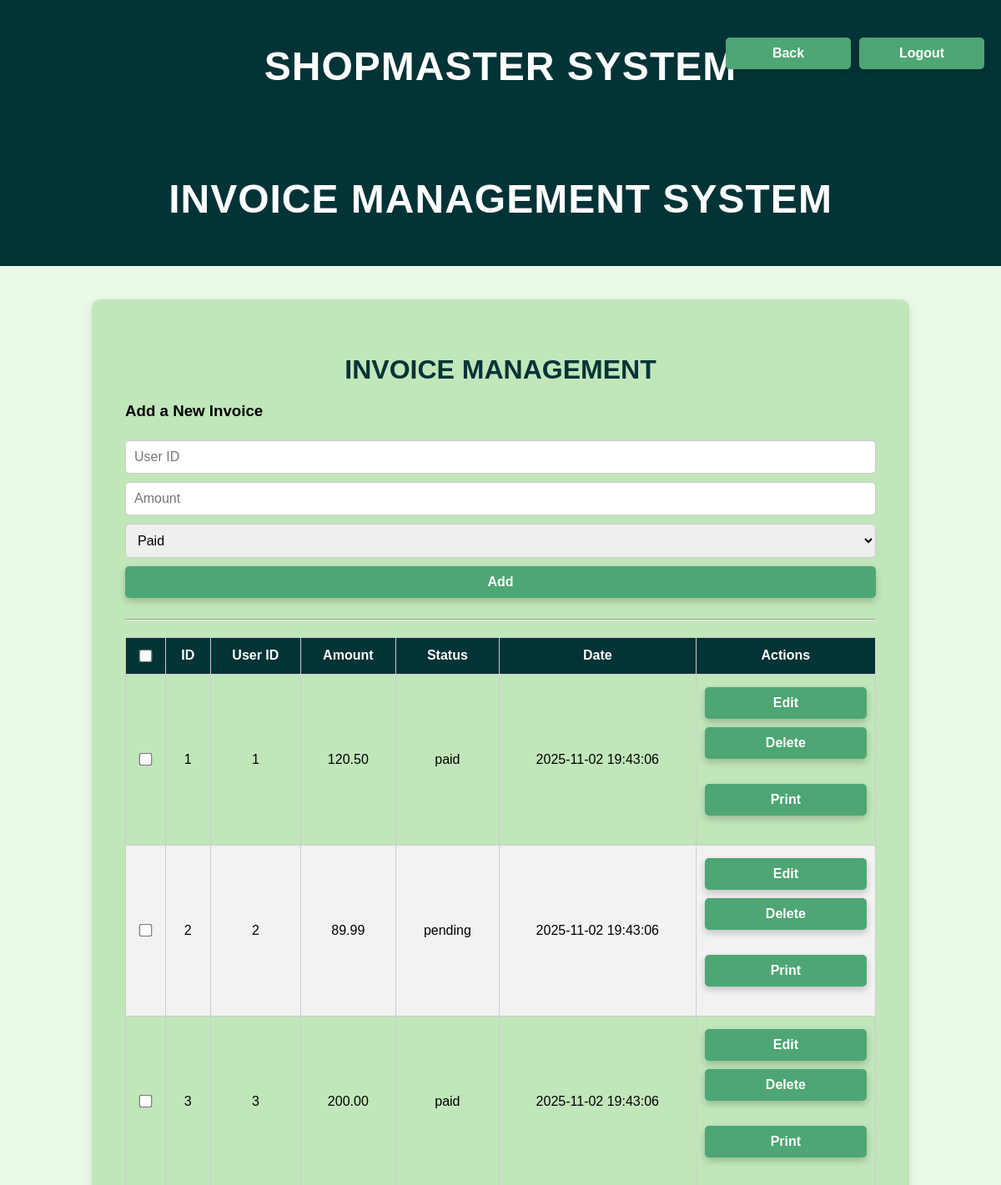
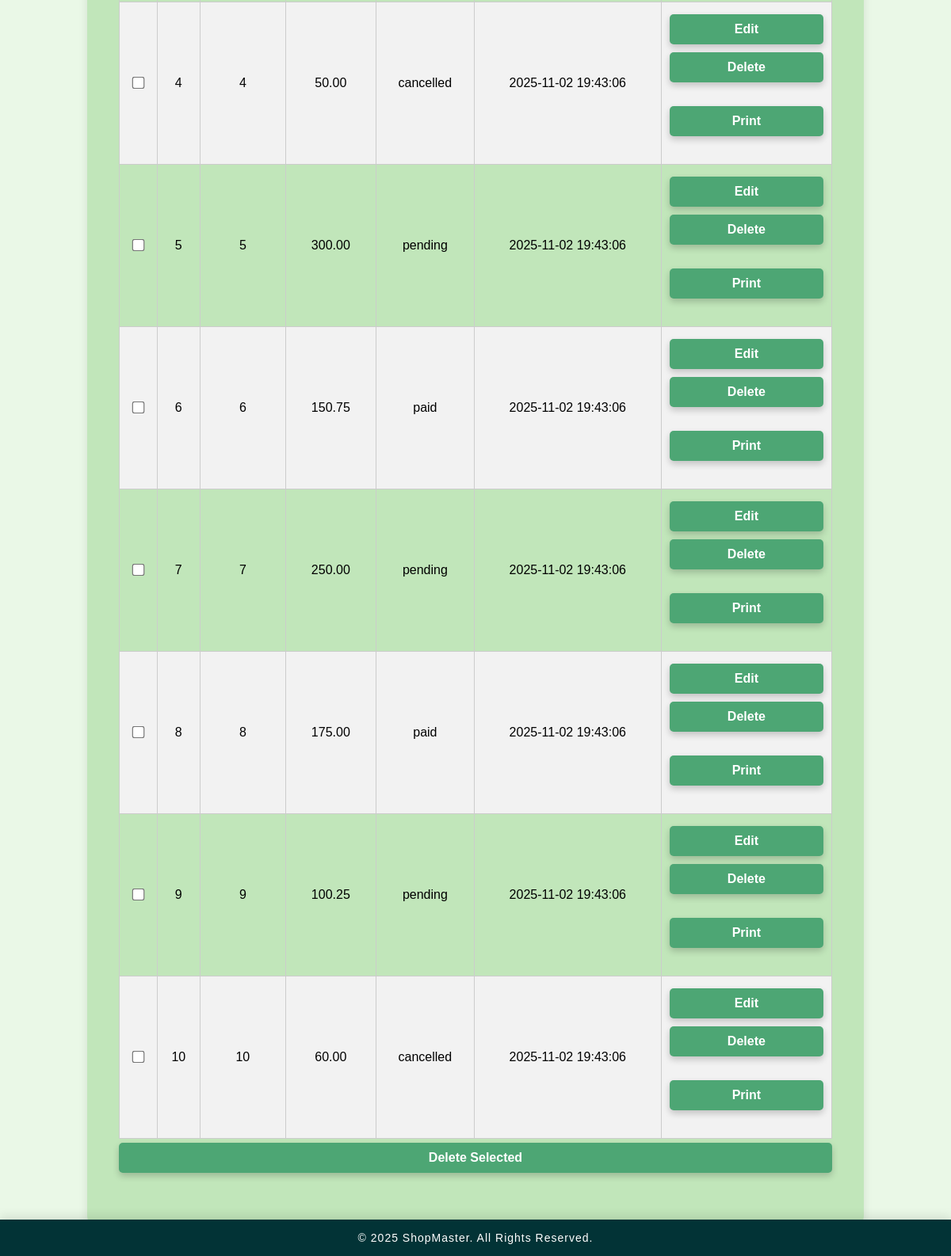
The page /Views/invoice_management_view.php (signed in) on the database its author committed (2 pictures, top to bottom).
### tables this page shows
CREATE TABLE IF NOT EXISTS invoices (
    id INT(11) NOT NULL AUTO_INCREMENT,
    user_id INT(11) NOT NULL,
    total DECIMAL(10,2) NOT NULL,
    amount DECIMAL(10,2) NOT NULL,   
    status ENUM('paid', 'pending', 'cancelled') DEFAULT 'pending',   
    created_at TIMESTAMP NOT NULL DEFAULT CURRENT_TIMESTAMP,
    PRIMARY KEY (id),
    KEY user_id (user_id),
    CONSTRAINT fk_invoice_user FOREIGN KEY (user_id) REFERENCES users(id) ON DELETE CASCADE ON UPDATE CASCADE
);

### Controllers/InvoiceController.php (called while the page is built, shortened)
<?php
include '../includes/header.php';
class InvoiceController {
    private $invoiceManagement;
    public function __construct($invoiceManagement) {
        $this->invoiceManagement = $invoiceManagement;
    }
    public function handleRequest() {
        return $this->invoiceManagement->getAllInvoices();
    }
}
include '../includes/footer.php';
?>

### Models/InvoiceManagement.php (called while the page is built, shortened)
<?php
class InvoiceManagement {
    private $pdo;
    public function __construct($pdo) {
        $this->pdo = $pdo;
    }
    public function getAllInvoices() {
        $stmt = $this->pdo->query("SELECT * FROM invoices ORDER BY id ASC");
        return $stmt->fetchAll(PDO::FETCH_ASSOC);
    }
}
?>

### Views/invoice_management_view.php (the view, shortened to what this page needs)
<?php
require_once '../config/database.php';
require_once '../Models/InvoiceManagement.php';
require_once '../Controllers/InvoiceController.php';
$database = new Database();
$pdo = $database->getConnection();
$invoiceManagement = new InvoiceManagement($pdo);
$controller = new InvoiceController($invoiceManagement);
$invoices = $controller->handleRequest();
?>
<!DOCTYPE html>
<html lang="en">
<head>
</head>
<body>
<header>
    <h1>Invoice Management System</h1>
</header>
<div class="top-buttons-container">
    <?php
    if (isset($_SESSION['admin_role'])) {
        $role = $_SESSION['admin_role'];
        if ($role == 'super_admin') {
            $redirectPage = "../views/admin_dashboard.php";
        } else {
            $redirectPage = "../views/invoice_dashboard.php";
        }
    }
    ?>
    <form action="<?= $redirectPage ?>" method="get" style="display: inline;">
        <button type="submit" class="btn btn-back">Back</button>
    </form>
    <form action="logout.php" method="POST" style="display: inline;">
        <button type="submit" class="btn btn-logout">Logout</button>
    </form>
</div>
<div class="container">
    <h2>Invoice Management</h2>
    <form action="" method="POST">
        <h3>Add a New Invoice</h3>
        <input type="text" name="user_id" placeholder="User ID" required>
        <input type="number" name="amount" placeholder="Amount" required>
        <select name="status">
            <option value="paid">Paid</option>
        </select>
        <button type="submit" name="add_invoice">Add</button>
    </form>
    <hr>
    <form action="" method="POST">
        <table>
            <thead>
            <tr>
                <th><input type="checkbox" id="selectAll"></th>
                <th>ID</th>
                <th>User ID</th>
                <th>Amount</th>
                <th>Status</th>
                <th>Date</th>
                <th>Actions</th>
            </tr>
            </thead>
            <tbody>
            <?php foreach ($invoices as $invoice): ?>
                <tr>
                    <td><input type="checkbox" name="invoice_ids[]" value="<?= $invoice['id']; ?>"></td>
                    <td><?= $invoice['id']; ?></td>
                    <td><?= $invoice['user_id']; ?></td>
                    <td><?= $invoice['amount']; ?></td>
                    <td><?= $invoice['status']; ?></td>
                    <td><?= $invoice['created_at']; ?></td>
                    <td>
                        <button type="button" onclick="editInvoice(<?= $invoice['id']; ?>, '<?= $invoice['user_id']; ?>', '<?= $invoice['amount']; ?>', '<?= $invoice['status']; ?>')">Edit</button>
                        <form action="" method="POST" style="display: inline;">
                            <button type="submit" name="delete_invoice">Delete</button>
                        </form>
                        <div>
    <form action="print_invoice.php" method="get">
        <button type="submit">Print</button>
    </form>
</div>
                    </td>
                </tr>
            <?php endforeach; ?>
            </tbody>
        </table>
        <button type="submit" name="delete_selected_invoices">Delete Selected</button>
    </form>
</div>
</body>
</html>

### assets/css/styles.css (style rules this page uses)
body { font-family: "Arial", sans-serif; margin: 0; padding: 0; color: #000; background-color: #EAF8E7; background-image: url("../assets/images/background.jpg"); background-size: cover; background-position: center; }
header { background-color: #023336; color: white; padding: 20px; text-align: center; font-size: 24px; letter-spacing: 1px; text-transform: uppercase; }
.container { max-width: 900px; margin: 40px auto; padding: 40px; background-color: #C1E6BA; border-radius: 10px; box-shadow: 0 4px 12px rgba(0, 0, 0, 0.1); text-align: center; }
.container h2 { color: #023336; font-size: 32px; margin-bottom: 20px; }
button { background-color: #4DA674; color: white; border: none; padding: 15px 30px; font-size: 16px; font-weight: bold; border-radius: 5px; cursor: pointer; transition: all 0.3s ease; box-shadow: 0 4px 8px rgba(0, 0, 0, 0.2); }
input, button { width: 100%; padding: 10px; margin-top: 5px; font-size: 16px; }
button { background-color: #4DA674; color: white; border: none; border-radius: 5px; cursor: pointer; transition: 0.3s; }
button { padding: 10px 15px; font-size: 16px; border: none; border-radius: 5px; cursor: pointer; transition: background-color 0.3s; }
.btn { padding: 8px 12px; font-size: 14px; border-radius: 5px; cursor: pointer; border: none; transition: background-color 0.3s; }
button[type="submit"] { background-color: #4DA674; color: white; padding: 10px 15px; border-radius: 5px; border: none; cursor: pointer; font-size: 16px; }
input[type="checkbox"] { transform: scale(1.2); cursor: pointer; }
.container { max-width: 1200px; margin: 0 auto; padding: 20px; background-color: #f4f6f8; font-family: "Arial", sans-serif; }
h2 { font-size: 28px; color: #333; text-align: center; margin-bottom: 20px; text-transform: uppercase; font-weight: bold; }
form { margin: 20px 0; text-align: left; }
form input, form select, form button { margin: 5px 0; padding: 10px; font-size: 16px; border: 1px solid #ccc; border-radius: 5px; width: 100%; box-sizing: border-box; }
form button { background-color: #4DA674; color: white; border: none; font-weight: bold; cursor: pointer; transition: all 0.3s ease; }
table { width: 100%; border-collapse: collapse; margin-top: 20px; }
table thead { background-color: #023336; color: white; }
table th, table td { padding: 10px; text-align: center; border: 1px solid #ccc; }
table tr:nth-child(even) { background-color: #f2f2f2; }
.top-buttons-container { position: absolute; top: 20px; right: 20px; display: flex; gap: 10px; align-items: center; }
.btn-back, .btn-logout { background-color: #3498db; color: white; border: none; padding: 10px 20px; font-size: 16px; border-radius: 5px; cursor: pointer; transition: background-color 0.3s, transform 0.2s; font-family: "Arial", sans-serif; box-shadow: 0px 4px 8px rgba(0, 0, 0, 0.1); width: 150px; }

### Views/invoice_management_view.php (style rules this page uses)
.top-buttons-container { position: absolute; top: 20px; right: 20px; display: flex; gap: 10px; align-items: center; }
.btn-back, .btn-logout { background-color: #3498db; color: white; border: none; padding: 10px 20px; font-size: 16px; border-radius: 5px; cursor: pointer; transition: background-color 0.3s, transform 0.2s; font-family: "Arial", sans-serif; box-shadow: 0px 4px 8px rgba(0, 0, 0, 0.1); width: 150px; }

### rows shown on the page
invoices: id "1", user "1", amount "120.50", status "paid", created_at "2025-11-02 19:43:06"
invoices: id "2", user "2", amount "89.99", status "pending", created_at "2025-11-02 19:43:06"
invoices: id "3", user "3", amount "200.00", status "paid", created_at "2025-11-02 19:43:06"
invoices: id "4", user "4", amount "50.00", status "cancelled", created_at "2025-11-02 19:43:06"
invoices: id "5", user "5", amount "300.00", status "pending", created_at "2025-11-02 19:43:06"
invoices: id "6", user "6", amount "150.75", status "paid", created_at "2025-11-02 19:43:06"
invoices: id "7", user "7", amount "250.00", status "pending", created_at "2025-11-02 19:43:06"
invoices: id "8", user "8", amount "175.00", status "paid", created_at "2025-11-02 19:43:06"
invoices: id "9", user "9", amount "100.25", status "pending", created_at "2025-11-02 19:43:06"
invoices: id "10", user "10", amount "60.00", status "cancelled", created_at "2025-11-02 19:43:06"

### other values the page prints
self::getTitle() "SHOPMASTER SYSTEM"
self::getYear() "2025"
